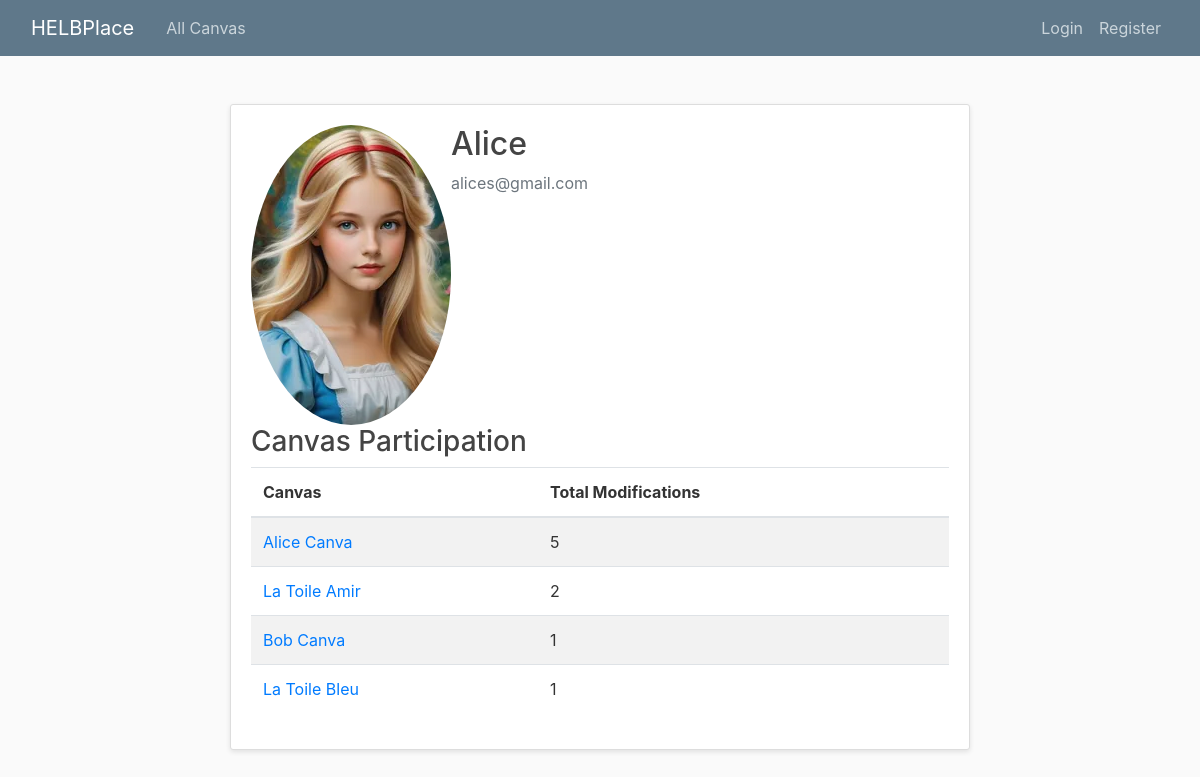
The page /profile/11/ on the database its author committed.
### users/models.py (models this page shows, shortened)
class Profile(models.Model):
    user=models.OneToOneField(User, on_delete=models.CASCADE) # one-to-one relationship with User model and oneToOneField is used to delete theprofile when the user is deleted
    image=models.ImageField(default='default.jpg', upload_to='profile_pics') # image field to store profile picture

### blog/models.py (models this page shows, shortened)
class Canva(models.Model):
    title = models.CharField(max_length=100)
    sizeHeight = models.IntegerField()
    sizeWidth = models.IntegerField()
    timer = models.IntegerField()
    date_posted = models.DateTimeField(default=timezone.now)
    author = models.ForeignKey(User, on_delete=models.CASCADE)

### blog/views.py (the view)
# urls.py: path('profile/<int:user_id>/', user_profile, name='profile'),
def user_profile(request, user_id):
    user = get_object_or_404(User, id=user_id)
    canvas_participation = UserAction.objects.filter(user=user) \
        .values('canva__title', 'canva__id') \
        .annotate(total_modifications=Sum('modification_count')) \
        .order_by('-total_modifications')
    return render(request, 'blog/profile.html', {
        'profile_user': user,
        'canvas_participation': canvas_participation,
    })

### blog/templates/blog/profile.html
{% extends "blog/base.html" %}
{% block content %}
    <div class="container mt-4">
        <div class="content-section">
            <div class="media">
              <img class="rounded-circle account-img" src="{{ profile_user.profile.image.url }}">
              <div class="media-body">
                <h2 class="account-heading">{{ profile_user.username }}</h2>
                <p class="text-secondary">{{ profile_user.email }}</p>
              </div>
            </div>
        <h3>Canvas Participation</h3>
        {% if canvas_participation %}
            <table class="table table-striped">
                <thead>
                    <tr>
                        <th>Canvas</th>
                        <th>Total Modifications</th>
                    </tr>
                </thead>
                <tbody>
                    {% for canvas in canvas_participation %}
                        <tr>
                            <td>
                                <a href="{% url 'canva-detail' canvas.canva__id %}">{{ canvas.canva__title }}</a>
                            </td>
                            <td>{{ canvas.total_modifications }}</td>
                        </tr>
                    {% endfor %}
                </tbody>
            </table>
        {% else %}
            <p>No canvas participation found.</p>
        {% endif %}
    </div>
{% endblock %}

### blog/static/blog/main.css (style rules this page uses)
body { background: #fafafa; color: #333333; margin-top: 5rem; }
h1, h2, h3, h4, h5, h6 { color: #444444; }
.container { max-width: 1200px; }
.content-section { background: #ffffff; padding: 20px; border: 1px solid #dddddd; border-radius: 3px; box-shadow: 0 2px 5px rgba(0, 0, 0, 0.1); }

### rows shown on the page
Canva: canva__title "Alice Canva", total_modifications "5"
Canva: canva__title "La Toile Amir", total_modifications "2"
Canva: canva__title "Bob Canva", total_modifications "1"
Canva: canva__title "La Toile Bleu", total_modifications "1"

### other values the page prints
{{ profile_user.username }} "Alice"
{{ profile_user.email }} "alices@gmail.com"
